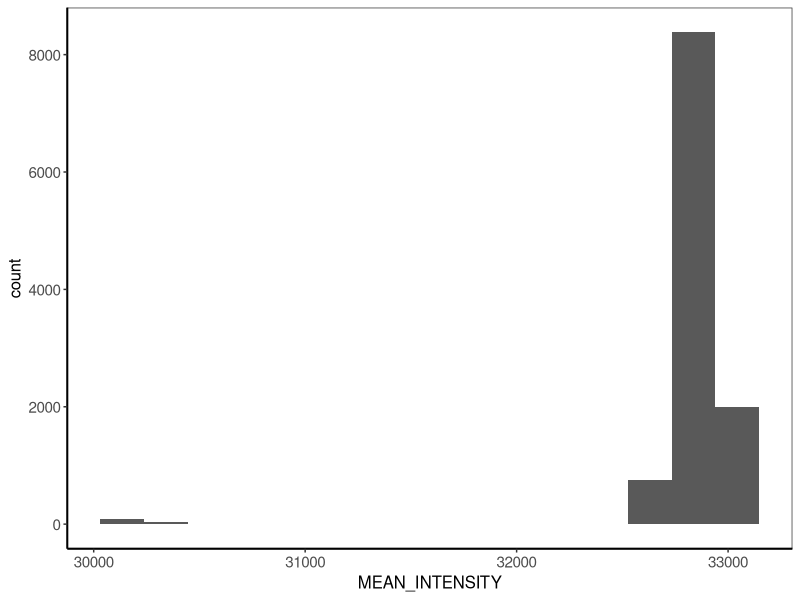
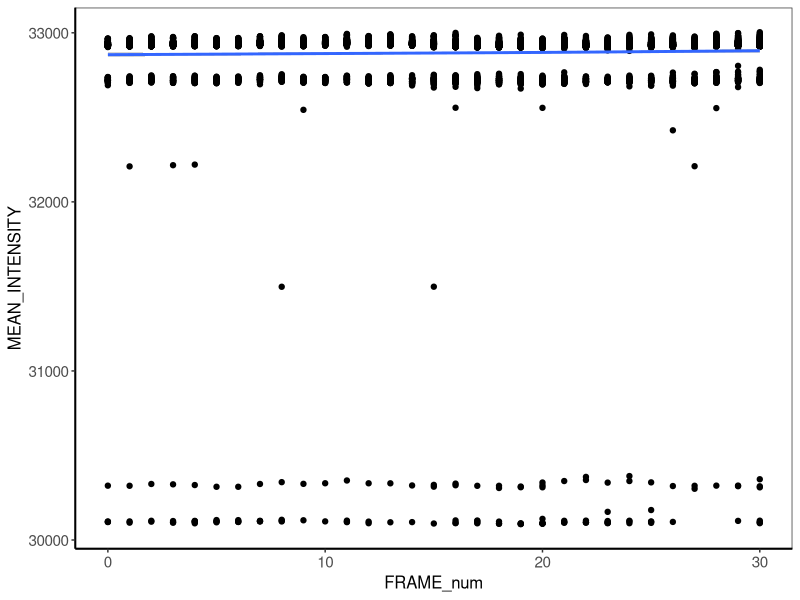
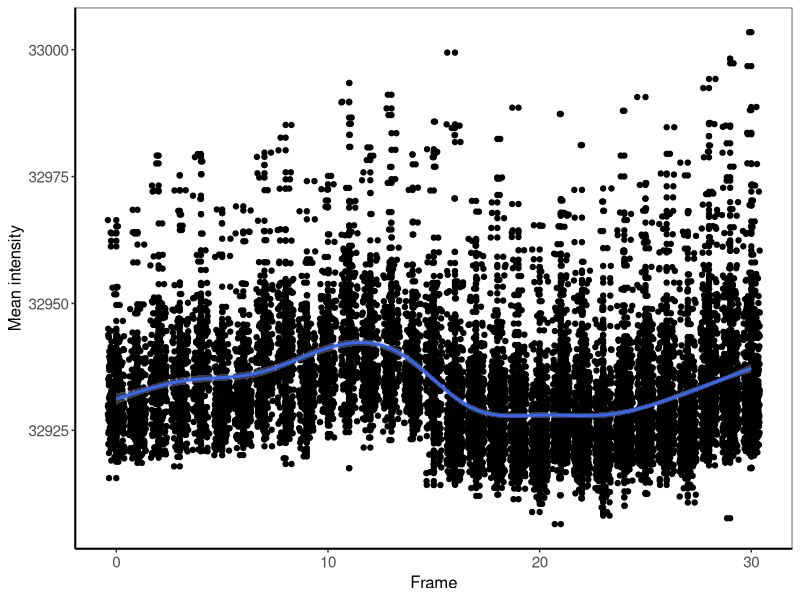
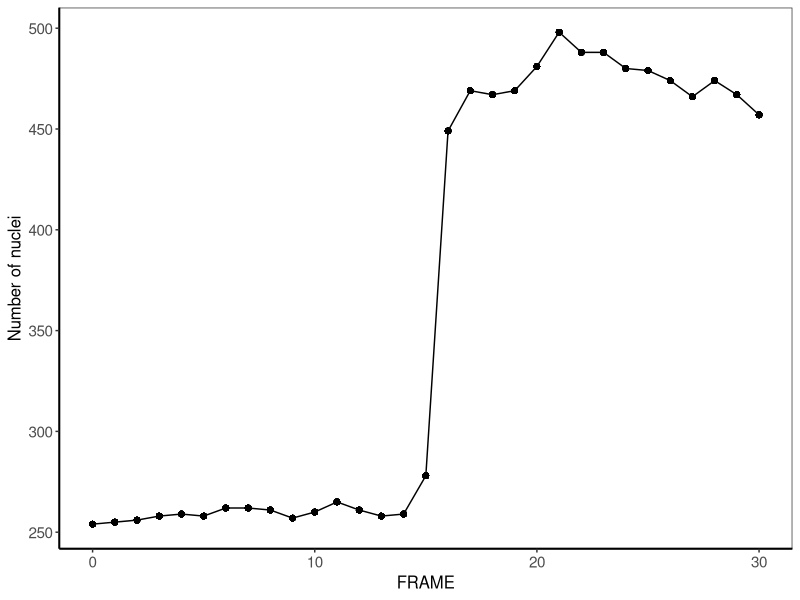

The R script that drew these images, in order:
## ---- chunk 1
knitr::opts_chunk$set(echo = TRUE)
## ---- chunk 2
library(magrittr)
library(dplyr)
library(readr)
library(here)
library(ggplot2)
library(ggthemes)
## ---- chunk 3
# Define a personnal theme
custom_plot_theme <- function(...){
theme_bw() +
theme(panel.grid = element_blank(),
      axis.line = element_line(size = .7, color = "black"),
axis.text = element_text(size = 11),
axis.title = element_text(size = 12),
legend.text = element_text(size = 11),
legend.title = element_text(size = 12),
legend.key.size = unit(0.4, "cm"),
strip.text.x = element_text(size = 12, colour = "black", angle = 0),
strip.text.y = element_text(size = 12, colour = "black", angle = 90))
}
## ---- chunk 4
here()
## ---- chunk 5
df_fly_spots <- read_csv(here("datasets/fly_embryo/division_timelapse_spot_stats.csv"))
## ---- chunk 6
# Preferred method, works with all sizes of dataframes
df_fly_spots %>% 
  head()
## ---- chunk 7
df_fly_spots %>% 
  mutate(CV = STANDARD_DEVIATION/MEAN_INTENSITY) %>% 
  select(CV, MEAN_INTENSITY, STANDARD_DEVIATION) %>% 
  head()
## ---- chunk 8
df_fly_spots %>% 
  rename(SD = STANDARD_DEVIATION)
## ---- chunk 9
df_fly_spots %>% 
  select(Label, MEAN_INTENSITY, STANDARD_DEVIATION) %>% 
  head()
## ---- chunk 10
df_fly_spots %>% 
  select(Label, MEAN_INTENSITY, STANDARD_DEVIATION) %>% 
  head() %>% 
  knitr::kable()
## ---- chunk 11
df_fly_spots <- df_fly_spots %>% 
  select(-CELL_DIVISION_TIME)
## ---- chunk 12
ggplot(df_fly_spots, aes(MEAN_INTENSITY)) +
  geom_histogram(bins = 15) +
  custom_plot_theme()
## ---- chunk 13
df_fly_spots %>% 
  mutate(FRAME_num = as.numeric(FRAME)) %>% 
ggplot(aes(x=FRAME_num, y=MEAN_INTENSITY))+
  geom_point() +
  geom_smooth() +
  custom_plot_theme()
## ---- chunk 14
filtered_df_fly_embryo <- df_fly_spots %>% 
  filter(MEAN_INTENSITY > 32900) %>% 
  mutate(FRAME_num = as.numeric(FRAME))

ggplot(filtered_df_fly_embryo, aes(x=FRAME_num, y=MEAN_INTENSITY))+
  geom_point() +
  geom_jitter() +
  geom_smooth() +
  xlab("Frame") +
  ylab("Mean intensity") +
  custom_plot_theme()
## ---- chunk 15
nb_nuclei <- df_fly_spots %>% 
  group_by(FRAME) %>% 
  summarise(nb = n())
## ---- chunk 16
nb_nuclei %>% 
  head()
## ---- chunk 17
df_fly_spots2 <- left_join(df_fly_spots, nb_nuclei, by = "FRAME")

ggplot(df_fly_spots2, aes(x = as.numeric(FRAME), y = nb)) + 
  geom_point() +
  geom_line() +
  xlab("FRAME") + 
  ylab("Number of nuclei") +
  custom_plot_theme()
